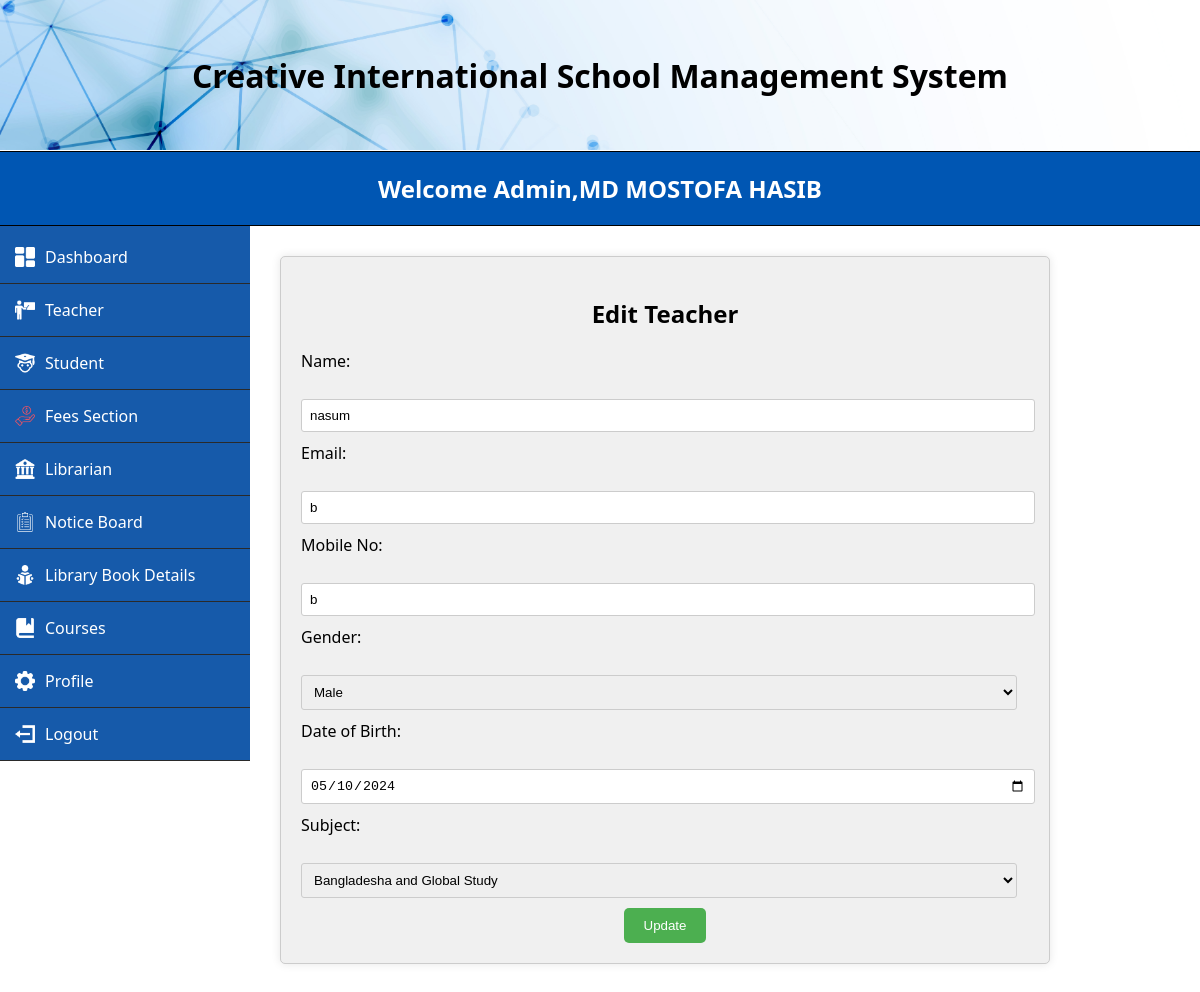
The page /MVC/Views/editTeacher.php?id=2004 (signed in) on the database its author committed.
### tables this page shows
CREATE TABLE `teacher` (
  `id` varchar(100) NOT NULL,
  `name` varchar(100) NOT NULL,
  `email` varchar(100) NOT NULL,
  `mobile` varchar(100) NOT NULL,
  `gender` varchar(100) NOT NULL,
  `dob` date NOT NULL,
  `subject` varchar(100) NOT NULL,
  `password` varchar(100) NOT NULL
);

### MVC/Models/userModel.php (called while the page is built, shortened)
<?php
function getTeacherById($id) {
    $conn = conn();
    $stmt = $conn->prepare("SELECT * FROM teacher WHERE id=?");
    $stmt->bind_param("i", $id);
    $stmt->execute();
    $result = $stmt->get_result();
    $teacher = $result->fetch_assoc();
    return $teacher;
}
?>

### MVC/Views/editTeacher.php (the view, shortened to what this page needs)
<?php
    $teacherId = isset($_GET['id']) ? $_GET['id'] : null;
    require_once('../Models/userModel.php');
    $teacher = getTeacherById($teacherId);
?>
<!DOCTYPE html>
<html lang="en">
<head>
    <link rel="stylesheet" href="../../css/adminStyle.css">
    <link rel="stylesheet" href="../../css/addTeacher.css">
</head>
<body>
    <div class="header">
        <h1>Creative International School Management System</h1>
    </div>
    <div class="brand-name">
        <h1>Welcome Admin,<?php echo $_SESSION['name']; ?></h1>
    </div>
    <form action="">
    <div class="side-menu">
        <ul>
            <li><a href="adminDash.php"><img src="../../images/dashboard (2).png" alt=""> Dashboard</a></li>
			<li class="dropdown">
                <a href="addTeacher.php"><img src="../../images/teacher2.png" alt=""> Teacher</a>
            </li>
			<li class="dropdown">
                <a href="addStudent.php"><img src="../../images/student-32.png" alt=""> Student</a>
            </li>
            <li><a href="fees.php"><img src="../../images/income.png" alt=""> Fees Section</a></li>
			<li class="dropdown">
                <a href="addLibrarian.php"><img src="../../images/library-32.png" alt=""> Librarian</a>
            </li>
            <li><a href="noticePost.php"><img src="../../images/clipboard-2-32.png" alt=""> Notice Board</a></li>
            <li><a href="libraryBookInfo.php"><img src="../../images/reading-book (1).png" alt=""> Library Book Details</a></li>
            <li class="dropdown">
                <a href="../Controllers/addCourseController.php"><img src="../../images/book-2-32.png" alt=""> Courses</a>
            </li>
            <li class="dropdown">
                <a href="viewProfile.php"><img src="../../images/settings.png" alt=""> Profile</a>
            </li>
            <li><a href="../Controllers/logout.php"><img src="../../images/account-logout-32.png" alt=""> Logout</a></li>
        </ul>
    </div>
    </form>
    <div class="content">
        <form action="../Controllers/editTeacherCheckController.php" method="POST" id="registration-form">
            <h2 align="center">Edit Teacher</h2>
            <label for="name">Name:</label><br>
            <input type="text" id="name" name="name" value="<?php echo ($teacher) ? $teacher['name'] : ''; ?>"><br>
            <label for="email">Email:</label><br>
            <input type="text" id="email" name="email" value="<?php echo ($teacher) ? $teacher['email'] : ''; ?>"><br>
            <label for="mobile">Mobile No:</label><br>
            <input type="text" id="mobile" name="mobile" value="<?php echo ($teacher) ? $teacher['mobile'] : ''; ?>"><br>
            <label for="gender">Gender:</label><br>
            <select name="gender" id="gender">
                <option value="male" <?php echo ($teacher && $teacher['gender'] == 'male') ? 'selected' : ''; ?>>Male</option>
            </select><br>
            <label for="dob">Date of Birth:</label><br>
            <input type="date" id="dob" name="dob" value="<?php echo ($teacher) ? $teacher['dob'] : ''; ?>"><br>
            <label for="subject">Subject:</label><br>
            <select name="subject" id="subject">
                <option value="Bangladesha and Global Study" <?php echo ($teacher && $teacher['subject'] == 'Bangladesha and Global Study') ? 'selected' : ''; ?>>Bangladesha and Global Study</option>
            </select><br>
            <div class="form-group">
                    <button type="submit" name="submit">Update</button>
            </div>
        </form>
    </div>
</body>
</html>

### css/adminStyle.css (style rules this page uses)
body { font-family: 'Segoe UI', Tahoma, Geneva, Verdana, sans-serif; margin: 0; padding: 0; }
.header { width: 100%; height: 150px; background-image: url('../images/loginBackground.jpg'); background-size: cover; background-repeat: no-repeat; background-position: center; display: flex; justify-content: center; align-items: center; margin-bottom: 1px; }
.brand-name { padding: 20px; display: flex; justify-content: center; align-items: center; background-color: #0056b3; border-bottom: 1px solid black; border-top: 1px solid black; }
.brand-name h1 { font-size: 24px; margin: 0; color: #fff; }
.side-menu { width: 250px; background-color: #165aaa; padding-top: 5px; padding-left: 0px; transition: left 0.3s ease; text-align: center; }
ul { list-style-type: none; padding-left: 0px; margin: 0; text-align: center; }
li { padding: 15px; border-bottom: 0.5px solid #2a2a2a; transition: background-color 0.3s ease; text-align: center; }
li a { color: #fff; text-decoration: none; display: flex; align-items: center; }
li img { margin-right: 10px; width: 20px; }
.content { flex-grow: 1; padding: 20px; }

### css/addTeacher.css (style rules this page uses)
.brand-name { padding: 20px; display: flex; justify-content: center; align-items: center; background-color: #0056b3; border-bottom: 1px solid black; border-top: 1px solid black; }
.brand-name h1 { font-size: 24px; margin: 0; color: #fff; }
.side-menu { width: 250px; background-color: #165aaa; padding-top: 5px; padding-left: 0px; text-align: center; float: left; }
.content { flex-grow: 1; padding: 10px; margin-left: 270px; }
.content form { width: 50%; margin: auto; padding: 20px; background-color: #f0f0f0; border-radius: 5px; box-shadow: 0 0 10px rgba(0, 0, 0, 0.1); }
.content form label { display: block; margin-bottom: 5px; }
.content form { width: 80%; margin: 20px auto; padding: 20px; margin-right: 30px; margin-left: 0; background-color: #f0f0f0; border-radius: 5px; box-shadow: 0 0 10px rgba(0, 0, 0, 0.1); border: 1px solid #ccc; }
.content form input[type="text"], .content form input[type="email"], .content form input[type="password"], .content form select, .content form input[type="date"] { width: calc(100% - 12px); padding: 8px; margin-bottom: 10px; border: 1px solid #ccc; border-radius: 3px; }

### MVC/Views/editTeacher.php (style rules this page uses)
.brand-name { padding: 20px; display: flex; justify-content: center; align-items: center; background-color: #0056b3; border-bottom: 1px solid black; border-top: 1px solid black; }
.brand-name h1 { font-size: 24px; margin: 0; color: #fff; }
.side-menu { width: 250px; background-color: #165aaa; padding-top: 5px; padding-left: 0px; text-align: center; float: left; }
.content { flex-grow: 1; padding: 10px; margin-left: 270px; }
.form-group { text-align: center; }
.form-group button { background-color: #4CAF50; color: white; padding: 10px 20px; border: none; border-radius: 5px; cursor: pointer; transition: background-color 0.3s ease; }

### rows shown on the page
teacher: name "nasum", email "b", mobile "b", gender "Male", dob "05/10/2024", subject "Bangladesha and Global Study"

### other values the page prints
$_SESSION['name'] "MD MOSTOFA HASIB"
